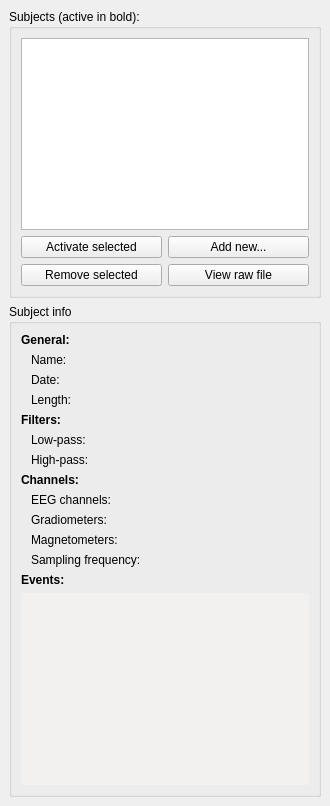
  <widget class="QDockWidget" name="dockWidgetSubjects">
   <property name="minimumSize">
    <size>
     <width>330</width>
     <height>720</height>
    </size>
   </property>
   <property name="floating">
    <bool>false</bool>
   </property>
   <property name="features">
    <set>QDockWidget::DockWidgetFloatable</set>
   </property>
   <attribute name="dockWidgetArea">
    <number>1</number>
   </attribute>
   <widget class="QWidget" name="dockWidgetContents">
    <layout class="QGridLayout" name="gridLayout_9">
     <item row="1" column="0">
      <widget class="QGroupBox" name="groupBoxSubjectInfo">
       <property name="title">
        <string>Subject info</string>
       </property>
       <layout class="QGridLayout" name="gridLayout_10">
        <item row="3" column="0">
         <widget class="QLabel" name="labelEvents">
          <property name="font">
           <font>
            <weight>75</weight>
            <bold>true</bold>
           </font>
          </property>
          <property name="text">
           <string>Events:</string>
          </property>
         </widget>
        </item>
        <item row="1" column="0">
         <layout class="QVBoxLayout" name="verticalLayout_12">
          <item>
           <widget class="QLabel" name="labelFilters">
            <property name="font">
             <font>
              <weight>75</weight>
              <bold>true</bold>
             </font>
            </property>
            <property name="text">
             <string>Filters:</string>
            </property>
           </widget>
          </item>
          <item>
           <layout class="QHBoxLayout" name="horizontalLayout_30">
            <property name="leftMargin">
             <number>10</number>
            </property>
            <item>
             <widget class="QLabel" name="labelLow">
              <property name="lineWidth">
               <number>1</number>
              </property>
              <property name="text">
               <string>Low-pass:</string>
              </property>
              <property name="scaledContents">
               <bool>true</bool>
              </property>
              <property name="wordWrap">
               <bool>false</bool>
              </property>
              <property name="textInteractionFlags">
               <set>Qt::LinksAccessibleByMouse|Qt::TextSelectableByMouse</set>
              </property>
             </widget>
            </item>
            <item>
             <widget class="QLabel" name="labelLowValue">
              <property name="sizePolicy">
               <sizepolicy hsizetype="Expanding" vsizetype="Preferred">
                <horstretch>0</horstretch>
                <verstretch>0</verstretch>
               </sizepolicy>
              </property>
              <property name="text">
               <string/>
              </property>
              <property name="wordWrap">
               <bool>true</bool>
              </property>
              <property name="textInteractionFlags">
               <set>Qt::LinksAccessibleByMouse|Qt::TextSelectableByMouse</set>
              </property>
             </widget>
            </item>
           </layout>
          </item>
          <item>
           <layout class="QHBoxLayout" name="horizontalLayout_31">
            <property name="leftMargin">
             <number>10</number>
            </property>
            <item>
             <widget class="QLabel" name="labelHigh">
              <property name="text">
               <string>High-pass:</string>
              </property>
              <property name="wordWrap">
               <bool>false</bool>
              </property>
              <property name="textInteractionFlags">
               <set>Qt::LinksAccessibleByMouse|Qt::TextSelectableByMouse</set>
              </property>
             </widget>
            </item>
            <item>
             <widget class="QLabel" name="labelHighValue">
              <property name="sizePolicy">
               <sizepolicy hsizetype="Expanding" vsizetype="Preferred">
                <horstretch>0</horstretch>
                <verstretch>0</verstretch>
               </sizepolicy>
              </property>
              <property name="text">
               <string/>
              </property>
              <property name="wordWrap">
               <bool>true</bool>
              </property>
              <property name="textInteractionFlags">
               <set>Qt::LinksAccessibleByMouse|Qt::TextSelectableByMouse</set>
              </property>
             </widget>
            </item>
           </layout>
          </item>
         </layout>
        </item>
        <item row="2" column="0">
         <layout class="QVBoxLayout" name="verticalLayout_11">
          <item>
           <widget class="QLabel" name="labelChannels">
            <property name="font">
             <font>
              <weight>75</weight>
              <bold>true</bold>
             </font>
            </property>
            <property name="text">
             <string>Channels:</string>
            </property>
           </widget>
          </item>
          <item>
           <layout class="QHBoxLayout" name="horizontalLayout_25">
            <property name="leftMargin">
             <number>10</number>
            </property>
            <item>
             <widget class="QLabel" name="labelEEG">
              <property name="text">
               <string>EEG channels:</string>
              </property>
              <property name="wordWrap">
               <bool>false</bool>
              </property>
              <property name="textInteractionFlags">
               <set>Qt::LinksAccessibleByMouse|Qt::TextSelectableByMouse</set>
              </property>
             </widget>
            </item>
            <item>
             <widget class="QLabel" name="labelEEGValue">
              <property name="sizePolicy">
               <sizepolicy hsizetype="Expanding" vsizetype="Preferred">
                <horstretch>0</horstretch>
                <verstretch>0</verstretch>
               </sizepolicy>
              </property>
              <property name="text">
               <string/>
              </property>
              <property name="wordWrap">
               <bool>true</bool>
              </property>
              <property name="textInteractionFlags">
               <set>Qt::LinksAccessibleByMouse|Qt::TextSelectableByMouse</set>
              </property>
             </widget>
            </item>
           </layout>
          </item>
          <item>
           <layout class="QHBoxLayout" name="horizontalLayout_27">
            <property name="leftMargin">
             <number>10</number>
            </property>
            <item>
             <widget class="QLabel" name="labelGradMEG">
              <property name="text">
               <string>Gradiometers:</string>
              </property>
              <property name="textInteractionFlags">
               <set>Qt::LinksAccessibleByMouse|Qt::TextSelectableByMouse</set>
              </property>
             </widget>
            </item>
            <item>
             <widget class="QLabel" name="labelGradMEGValue">
              <property name="sizePolicy">
               <sizepolicy hsizetype="Expanding" vsizetype="Preferred">
                <horstretch>0</horstretch>
                <verstretch>0</verstretch>
               </sizepolicy>
              </property>
              <property name="text">
               <string/>
              </property>
              <property name="wordWrap">
               <bool>true</bool>
              </property>
              <property name="textInteractionFlags">
               <set>Qt::LinksAccessibleByMouse|Qt::TextSelectableByMouse</set>
              </property>
             </widget>
            </item>
           </layout>
          </item>
          <item>
           <layout class="QHBoxLayout" name="horizontalLayout_28">
            <property name="leftMargin">
             <number>10</number>
            </property>
            <item>
             <widget class="QLabel" name="labelMagMEG">
              <property name="text">
               <string>Magnetometers:</string>
              </property>
              <property name="textInteractionFlags">
               <set>Qt::LinksAccessibleByMouse|Qt::TextSelectableByMouse</set>
              </property>
             </widget>
            </item>
            <item>
             <widget class="QLabel" name="labelMagMEGValue">
              <property name="sizePolicy">
               <sizepolicy hsizetype="Expanding" vsizetype="Preferred">
                <horstretch>0</horstretch>
                <verstretch>0</verstretch>
               </sizepolicy>
              </property>
              <property name="text">
               <string/>
              </property>
              <property name="wordWrap">
               <bool>true</bool>
              </property>
              <property name="textInteractionFlags">
               <set>Qt::LinksAccessibleByMouse|Qt::TextSelectableByMouse</set>
              </property>
             </widget>
            </item>
           </layout>
          </item>
          <item>
           <layout class="QHBoxLayout" name="horizontalLayout_29">
            <property name="leftMargin">
             <number>10</number>
            </property>
            <item>
             <widget class="QLabel" name="labelSamples">
              <property name="text">
               <string>Sampling frequency:</string>
              </property>
              <property name="textInteractionFlags">
               <set>Qt::LinksAccessibleByMouse|Qt::TextSelectableByMouse</set>
              </property>
             </widget>
            </item>
            <item>
             <widget class="QLabel" name="labelSamplesValue">
              <property name="sizePolicy">
               <sizepolicy hsizetype="Expanding" vsizetype="Preferred">
                <horstretch>0</horstretch>
                <verstretch>0</verstretch>
               </sizepolicy>
              </property>
              <property name="text">
               <string/>
              </property>
              <property name="wordWrap">
               <bool>true</bool>
              </property>
              <property name="textInteractionFlags">
               <set>Qt::LinksAccessibleByMouse|Qt::TextSelectableByMouse</set>
              </property>
             </widget>
            </item>
           </layout>
          </item>
         </layout>
        </item>
        <item row="0" column="0">
         <layout class="QVBoxLayout" name="verticalLayout_9">
          <item>
           <widget class="QLabel" name="labelSubjectGeneral">
            <property name="font">
             <font>
              <weight>75</weight>
              <bold>true</bold>
             </font>
            </property>
            <property name="text">
             <string>General:</string>
            </property>
            <property name="textFormat">
             <enum>Qt::AutoText</enum>
            </property>
           </widget>
          </item>
          <item>
           <layout class="QHBoxLayout" name="horizontalLayout_23">
            <property name="leftMargin">
             <number>10</number>
            </property>
            <item>
             <widget class="QLabel" name="labelSubject">
              <property name="text">
               <string>Name:</string>
              </property>
              <property name="wordWrap">
               <bool>false</bool>
              </property>
              <property name="textInteractionFlags">
               <set>Qt::LinksAccessibleByMouse|Qt::TextSelectableByMouse</set>
              </property>
             </widget>
            </item>
            <item>
             <widget class="QLabel" name="labelSubjectValue">
              <property name="sizePolicy">
               <sizepolicy hsizetype="Expanding" vsizetype="Preferred">
                <horstretch>0</horstretch>
                <verstretch>0</verstretch>
               </sizepolicy>
              </property>
              <property name="text">
               <string/>
              </property>
              <property name="wordWrap">
               <bool>true</bool>
              </property>
              <property name="textInteractionFlags">
               <set>Qt::LinksAccessibleByMouse|Qt::TextSelectableByMouse</set>
              </property>
             </widget>
            </item>
           </layout>
          </item>
          <item>
           <layout class="QHBoxLayout" name="horizontalLayout_24">
            <property name="leftMargin">
             <number>10</number>
            </property>
            <item>
             <widget class="QLabel" name="labelDate">
              <property name="text">
               <string>Date:</string>
              </property>
              <property name="wordWrap">
               <bool>false</bool>
              </property>
              <property name="textInteractionFlags">
               <set>Qt::LinksAccessibleByMouse|Qt::TextSelectableByMouse</set>
              </property>
             </widget>
            </item>
            <item>
             <widget class="QLabel" name="labelDateValue">
              <property name="sizePolicy">
               <sizepolicy hsizetype="Expanding" vsizetype="Preferred">
                <horstretch>0</horstretch>
                <verstretch>0</verstretch>
               </sizepolicy>
              </property>
              <property name="text">
               <string/>
              </property>
              <property name="wordWrap">
               <bool>true</bool>
              </property>
              <property name="textInteractionFlags">
               <set>Qt::LinksAccessibleByMouse|Qt::TextSelectableByMouse</set>
              </property>
             </widget>
            </item>
           </layout>
          </item>
          <item>
           <layout class="QHBoxLayout" name="horizontalLayout_40">
            <property name="leftMargin">
             <number>10</number>
            </property>
            <item>
             <widget class="QLabel" name="labelLength">
              <property name="text">
               <string>Length:</string>
              </property>
              <property name="textInteractionFlags">
               <set>Qt::LinksAccessibleByMouse|Qt::TextSelectableByMouse</set>
              </property>
             </widget>
            </item>
            <item>
             <widget class="QLabel" name="labelLengthValue">
              <property name="sizePolicy">
               <sizepolicy hsizetype="Expanding" vsizetype="Preferred">
                <horstretch>0</horstretch>
                <verstretch>0</verstretch>
               </sizepolicy>
              </property>
              <property name="text">
               <string/>
              </property>
             </widget>
            </item>
           </layout>
          </item>
         </layout>
        </item>
        <item row="4" column="0">
         <widget class="QTextBrowser" name="textBrowserEvents">
          <property name="palette">
           <palette>
            <active>
             <colorrole role="Base">
              <brush brushstyle="SolidPattern">
               <color alpha="255">
                <red>242</red>
                <green>241</green>
                <blue>240</blue>
               </color>
              </brush>
             </colorrole>
            </active>
            <inactive>
             <colorrole role="Base">
              <brush brushstyle="SolidPattern">
               <color alpha="255">
                <red>242</red>
                <green>241</green>
                <blue>240</blue>
               </color>
              </brush>
             </colorrole>
            </inactive>
            <disabled>
             <colorrole role="Base">
              <brush brushstyle="SolidPattern">
               <color alpha="255">
                <red>255</red>
                <green>255</green>
                <blue>255</blue>
               </color>
              </brush>
             </colorrole>
            </disabled>
           </palette>
          </property>
          <property name="frameShape">
           <enum>QFrame::NoFrame</enum>
          </property>
         </widget>
        </item>
       </layout>
      </widget>
     </item>
     <item row="0" column="0">
      <widget class="QGroupBox" name="groupBoxSubject_2">
       <property name="title">
        <string>Subjects (active in bold):</string>
       </property>
       <layout class="QGridLayout" name="gridLayout_12">
        <property name="margin">
         <number>9</number>
        </property>
        <item row="1" column="0">
         <layout class="QGridLayout" name="gridLayout_5">
          <property name="sizeConstraint">
           <enum>QLayout::SetDefaultConstraint</enum>
          </property>
          <item row="0" column="0">
           <widget class="QPushButton" name="pushButtonActivateSubject">
            <property name="text">
             <string>Activate selected</string>
            </property>
           </widget>
          </item>
          <item row="0" column="1">
           <widget class="QPushButton" name="pushButtonAddSubjects">
            <property name="text">
             <string>Add new...</string>
            </property>
           </widget>
          </item>
          <item row="1" column="0">
           <widget class="QPushButton" name="pushButtonRemoveSubject">
            <property name="text">
             <string>Remove selected</string>
            </property>
           </widget>
          </item>
          <item row="1" column="1">
           <widget class="QPushButton" name="pushButtonMNE_Browse_Raw">
            <property name="text">
             <string>View raw file</string>
            </property>
           </widget>
          </item>
         </layout>
        </item>
        <item row="0" column="0">
         <widget class="QListView" name="listViewSubjects">
          <property name="selectionMode">
           <enum>QAbstractItemView::ExtendedSelection</enum>
          </property>
         </widget>
        </item>
       </layout>
      </widget>
     </item>
    </layout>
   </widget>
  </widget>
